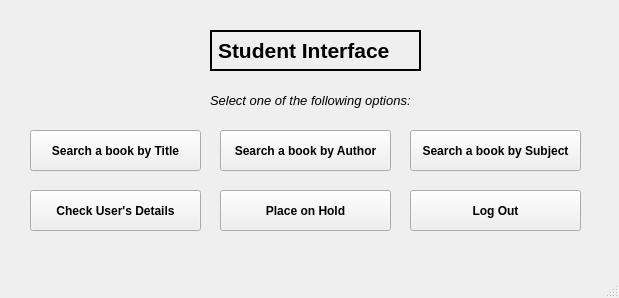
<?xml version="1.0" encoding="UTF-8"?>
<ui version="4.0">
 <class>studentform</class>
 <widget class="QMainWindow" name="studentform">
  <property name="geometry">
   <rect>
    <x>0</x>
    <y>0</y>
    <width>619</width>
    <height>298</height>
   </rect>
  </property>
  <property name="windowTitle">
   <string>MainWindow</string>
  </property>
  <widget class="QWidget" name="centralwidget">
   <widget class="QLabel" name="label">
    <property name="geometry">
     <rect>
      <x>210</x>
      <y>30</y>
      <width>211</width>
      <height>41</height>
     </rect>
    </property>
    <property name="minimumSize">
     <size>
      <width>10</width>
      <height>10</height>
     </size>
    </property>
    <property name="font">
     <font>
      <pointsize>16</pointsize>
      <weight>75</weight>
      <bold>true</bold>
     </font>
    </property>
    <property name="frameShape">
     <enum>QFrame::WinPanel</enum>
    </property>
    <property name="text">
     <string>Student Interface</string>
    </property>
   </widget>
   <widget class="QLabel" name="label_2">
    <property name="geometry">
     <rect>
      <x>210</x>
      <y>90</y>
      <width>251</width>
      <height>20</height>
     </rect>
    </property>
    <property name="font">
     <font>
      <pointsize>10</pointsize>
      <weight>50</weight>
      <italic>true</italic>
      <bold>false</bold>
     </font>
    </property>
    <property name="text">
     <string>Select one of the following options:</string>
    </property>
   </widget>
   <widget class="QPushButton" name="searchAuthor">
    <property name="geometry">
     <rect>
      <x>220</x>
      <y>130</y>
      <width>171</width>
      <height>41</height>
     </rect>
    </property>
    <property name="font">
     <font>
      <pointsize>9</pointsize>
      <weight>75</weight>
      <bold>true</bold>
     </font>
    </property>
    <property name="text">
     <string>Search a book by Author</string>
    </property>
   </widget>
   <widget class="QPushButton" name="searchSubject">
    <property name="geometry">
     <rect>
      <x>410</x>
      <y>130</y>
      <width>171</width>
      <height>41</height>
     </rect>
    </property>
    <property name="font">
     <font>
      <pointsize>9</pointsize>
      <weight>75</weight>
      <bold>true</bold>
     </font>
    </property>
    <property name="text">
     <string>Search a book by Subject</string>
    </property>
   </widget>
   <widget class="QPushButton" name="searchTitle">
    <property name="geometry">
     <rect>
      <x>30</x>
      <y>130</y>
      <width>171</width>
      <height>41</height>
     </rect>
    </property>
    <property name="font">
     <font>
      <pointsize>9</pointsize>
      <weight>75</weight>
      <bold>true</bold>
     </font>
    </property>
    <property name="text">
     <string>Search a book by Title</string>
    </property>
   </widget>
   <widget class="QPushButton" name="hold">
    <property name="geometry">
     <rect>
      <x>220</x>
      <y>190</y>
      <width>171</width>
      <height>41</height>
     </rect>
    </property>
    <property name="font">
     <font>
      <pointsize>9</pointsize>
      <weight>75</weight>
      <bold>true</bold>
     </font>
    </property>
    <property name="text">
     <string>Place on Hold</string>
    </property>
   </widget>
   <widget class="QPushButton" name="details">
    <property name="geometry">
     <rect>
      <x>30</x>
      <y>190</y>
      <width>171</width>
      <height>41</height>
     </rect>
    </property>
    <property name="font">
     <font>
      <pointsize>9</pointsize>
      <weight>75</weight>
      <bold>true</bold>
     </font>
    </property>
    <property name="text">
     <string>Check User's Details</string>
    </property>
   </widget>
   <widget class="QPushButton" name="logout">
    <property name="geometry">
     <rect>
      <x>410</x>
      <y>190</y>
      <width>171</width>
      <height>41</height>
     </rect>
    </property>
    <property name="font">
     <font>
      <pointsize>9</pointsize>
      <weight>75</weight>
      <bold>true</bold>
     </font>
    </property>
    <property name="text">
     <string>Log Out</string>
    </property>
   </widget>
  </widget>
  <widget class="QMenuBar" name="menubar">
   <property name="geometry">
    <rect>
     <x>0</x>
     <y>0</y>
     <width>619</width>
     <height>21</height>
    </rect>
   </property>
  </widget>
  <widget class="QStatusBar" name="statusbar"/>
 </widget>
 <resources/>
 <connections/>
</ui>
